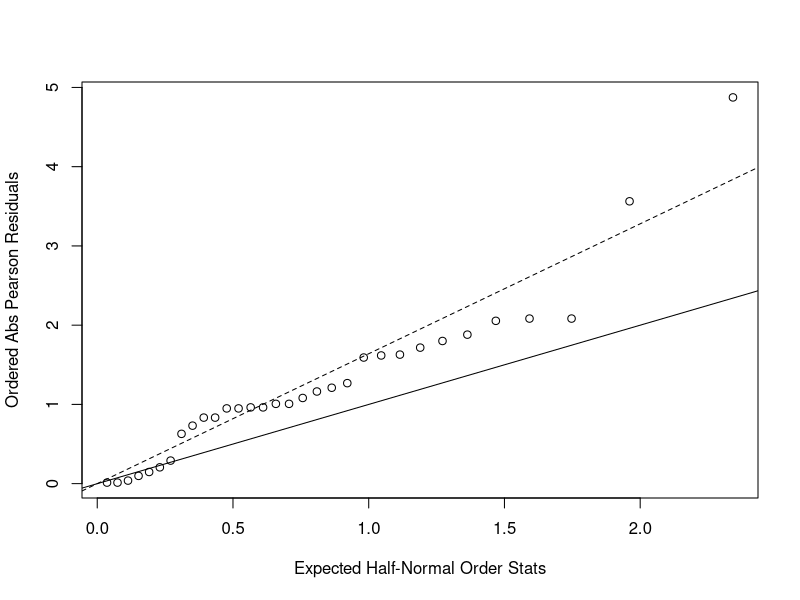

This chart was generated by the following R code:
# Compare binomial model (ignoring dispersion), constant over-dispersion
#library(dispmod) # for glm.binomial.disp

# input data
x=c(rep(0,16),rep(1,16))
y=c(13,12,9,9,8,8,12,11,9,9,8,11,4,5,7,7,12,11,10,9,10,9,9,8,8,4,7,4,5,3,3,0) # survive=1
m=c(13,12,9,9,8,8,13,12,10,10,9,13,5,7,10,10,12,11,10,9,11,10,10,9,9,5,9,7,10,6,10,7)
data=data.frame(x,y,m)


# fit binomial (logistic) without dispersion
none.disp=glm(cbind(y,m-y)~x, family=binomial(link='logit'))
summary(none.disp)
# goodness of fit
pval=1-pchisq(none.disp$deviance,32-2)
pval # bad fit



# calc dispersion param
G.stat=sum(residuals(none.disp,type='pearson')^2) # pearson chisq 
G.stat
phi=G.stat/(32-2)
phi
tilde.phi=none.disp$deviance/none.disp$df.residual
tilde.phi # similar to the one estimated from pearson chisq 



#######################
# test over-dispersion (half normal plot)
res=residuals(none.disp,type='pearson')
plot(qnorm((32+1:32+0.5)/(2*32+1.125)),sort(abs(res)),xlab='Expected Half-Normal Order Stats',ylab='Ordered Abs Pearson Residuals')
abline(a=0,b=1)
abline(a=0,b=sqrt(phi),lty=2)

########################



# fit model with constant over-dispersion
summary(none.disp,dispersion=phi)

